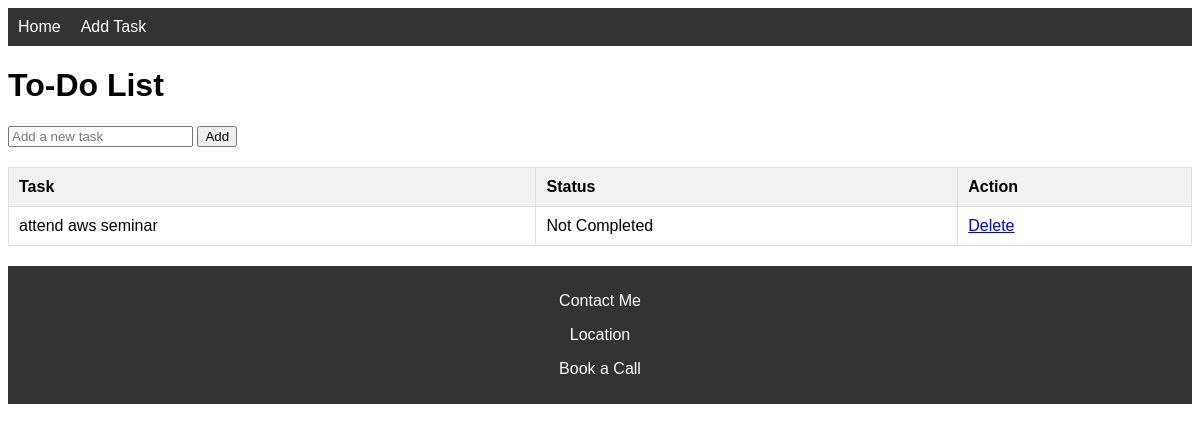
Before: / with the older database file.
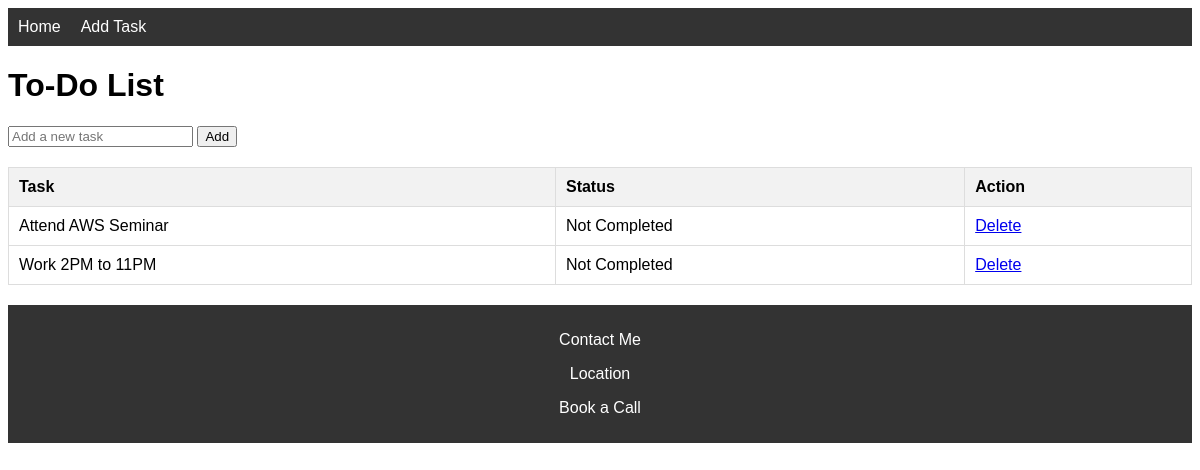
After: the same page with the newer database file.
### tasks/models.py (models this page shows, shortened)
class Task(models.Model):
    title = models.CharField(max_length=100)
    completed = models.BooleanField(default=False)

### tasks/views.py (the view)
# urls.py: path('', task_list, name='task_list'),
def task_list(request):
    tasks = Task.objects.all()
    return render(request, 'tasks/task_list.html', {'tasks': tasks})

### tasks/templates/tasks/task_list.html (shortened to what this page needs)
<!DOCTYPE html>
<html>
<head>
</head>
<body>
    <nav>
        <ul>
            <li><a href="{% url 'task_list' %}">Home</a></li>
            <li><a href="{% url 'add_task' %}">Add Task</a></li>
        </ul>
    </nav>
    <h1>To-Do List</h1>
    <form action="{% url 'add_task' %}" method="POST">
        <input type="text" name="title" placeholder="Add a new task" required>
        <button type="submit">Add</button>
    </form>
    <table>
        <thead>
            <tr>
                <th>Task</th>
                <th>Status</th>
                <th>Action</th>
            </tr>
        </thead>
        <tbody>
            {% for task in tasks %}
                <tr>
                    <td>{{ task.title }}</td>
                    <td>{{ task.completed|yesno:"Completed,Not Completed" }}</td>
                    <td><a href="{% url 'delete_task' task.id %}">Delete</a></td>
                </tr>
            {% endfor %}
        </tbody>
    </table>
    <footer>
        <p>Contact Me</p>
        <p>Location</p>
        <p>Book a Call</p>
    </footer>
</body>
</html>

### tasks/templates/tasks/task_list.html (style rules this page uses)
body { font-family: Arial, sans-serif; }
nav { background-color: #333; padding: 10px; }
nav ul { list-style: none; padding: 0; margin: 0; display: flex; }
nav ul li { margin-right: 20px; }
nav ul li a { color: white; text-decoration: none; }
table { width: 100%; border-collapse: collapse; margin-top: 20px; }
table, th, td { border: 1px solid #ddd; }
th, td { padding: 10px; text-align: left; }
th { background-color: #f2f2f2; }
footer { margin-top: 20px; padding: 10px; text-align: center; background-color: #333; color: white; }

Changed rows visible on the page:
removed Task: title "attend aws seminar", completed "Not Completed"
added Task: title "Attend AWS Seminar", completed "Not Completed"
added Task: title "Work 2PM to 11PM", completed "Not Completed"
